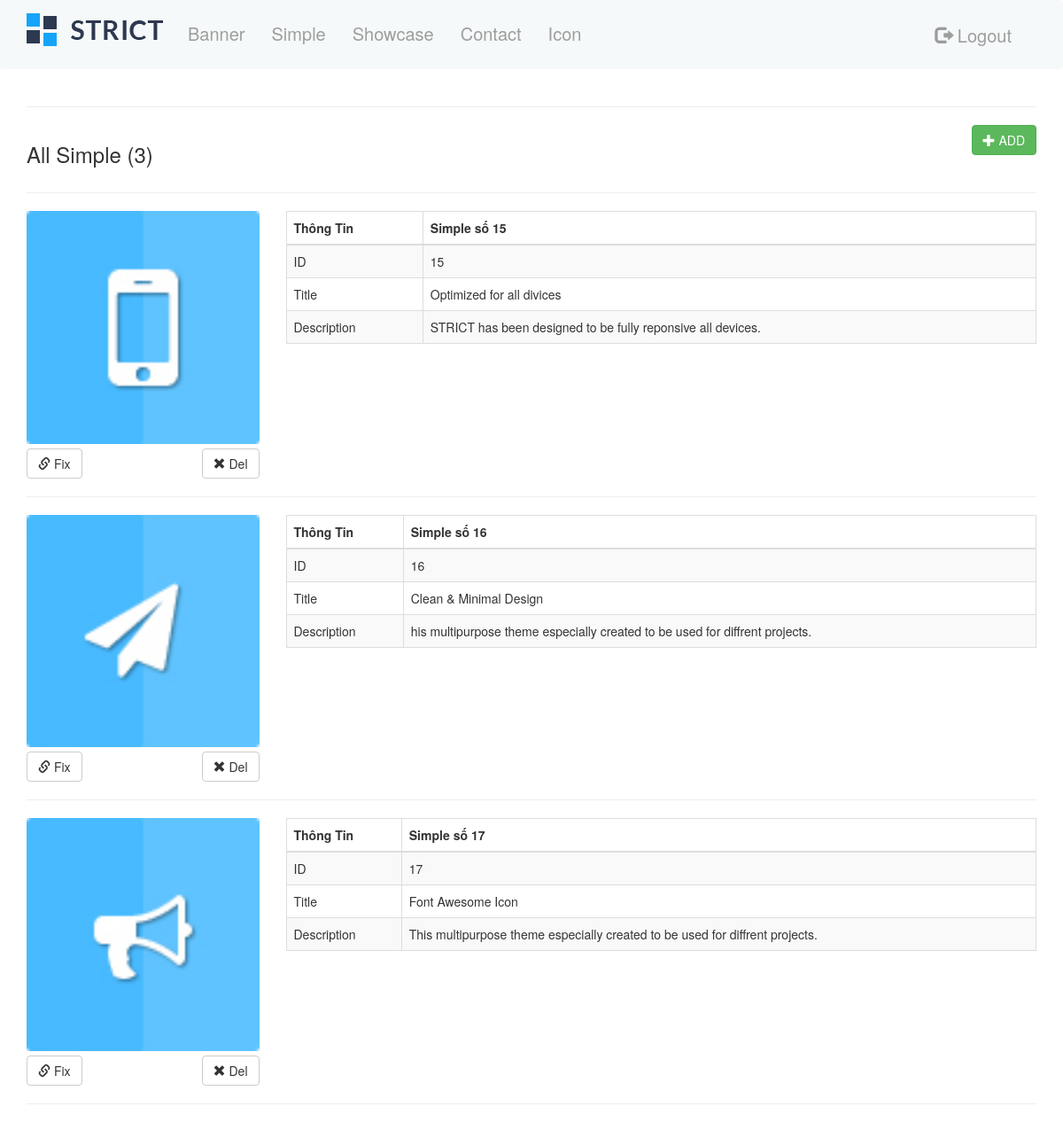
Screenshot of /admin/main.php?page_layout=simple (signed in) with the database file from the repository.
### tables this page shows
CREATE TABLE `simple` (
  `id` int(10) NOT NULL,
  `anh` varchar(255) NOT NULL,
  `title` varchar(255) NOT NULL,
  `description` varchar(255) NOT NULL
);

### admin/simple/simple.php (the view, shortened to what this page needs)
<?php
$sql = " SELECT * FROM simple ";
$query = mysqli_query($con, $sql);
$totalrows = mysqli_num_rows($query);
?>
<div class="container simple" style="margin-top: 100px" >
    <hr>
    <div class="row">
        <div class="col-xs-6 col-sm-6 col-md-6 col-lg-6">
            <h3>All Simple (<?php echo $totalrows ?>)</h3>
        </div>
        <div class="col-xs-6 col-sm-6 col-md-6 col-lg-6">
            <a style="float: right;" href="main.php?page_layout=add-simple">
                <button type="button" class="btn btn-success">
                    <span class="glyphicon glyphicon-plus"></span> ADD
                </button>
            </a>
        </div>
    </div>
    <hr>
    <?php
    while ($rows = mysqli_fetch_array($query)) {
        ?>
        <div class="row">
            <div class="col-xs-12 col-sm-5 col-md-3 col-lg-3">
                <div class="row">
                    <div class="col-xs-12 col-sm-12 col-md-12 col-lg-12">
                        <img src="../img/<?php echo $rows['anh'] ?>" width=100% height=auto>
                    </div>
                    <div class="col-xs-12 col-sm-12 col-md-12 col-lg-12 flex-container">
                        <a href="main.php?page_layout=edit-simple&id=<?php echo $rows['id'] ?>">
                            <button  style="margin-top: 5px;" onclick="return confirm('Bạn muốn sửa Simple này ?')" type="button" class="btn btn-default">
                                <span class="glyphicon glyphicon-link"></span> Fix
                            </button>
                        </a>
                        <?php
                        if ($totalrows > 2) {
                            ?>
                            <a onclick="return confirm('Bạn muốn xóa Simple này ?')"
                               href="main.php?page_layout=del-simple&id=<?php echo $rows['id'] ?>">
                                <button style="float: right;margin-top: 5px;" type="button" class="btn btn-default">
                                    <span class="glyphicon glyphicon-remove"></span> Del
                                </button>
                            </a>
                            <?php
                        }
                        ?>
                    </div>
                </div>
            </div>
            <div class="col-xs-12 col-sm-7 col-md-9 col-lg-9">
                <table class="table table-striped table-hover table-bordered">
                    <thead>
                    <tr>
                        <th>Thông Tin</th>
                        <th>Simple số <?php echo $rows['id'] ?> </th>
                    </tr>
                    </thead>
                    <tbody>
                    <tr>
                        <td class="title">ID</td>
                        <td><?php echo $rows['id'] ?></td>
                    </tr>
                    <tr>
                        <td class="title">Title</td>
                        <td><?php echo $rows['title'] ?></td>
                    </tr>
                    <tr>
                        <td class="title">Description</td>
                        <td><?php echo $rows['description'] ?></td>
                    </tr>
                    </tbody>
                </table>
            </div>
        </div>
        <hr>
        <?php
    }
    ?>
</div>

### rows the page displays
simple: anh (picture), id "15", title "Optimized for all divices", description "STRICT has been designed to be fully reponsive all devices."
simple: anh (picture), id "16", title "Clean & Minimal Design", description "his multipurpose theme especially created to be used for diffrent projects."
simple: anh (picture), id "17", title "Font Awesome Icon", description "This multipurpose theme especially created to be used for diffrent projects."

### other values shown
$totalrows "3"
